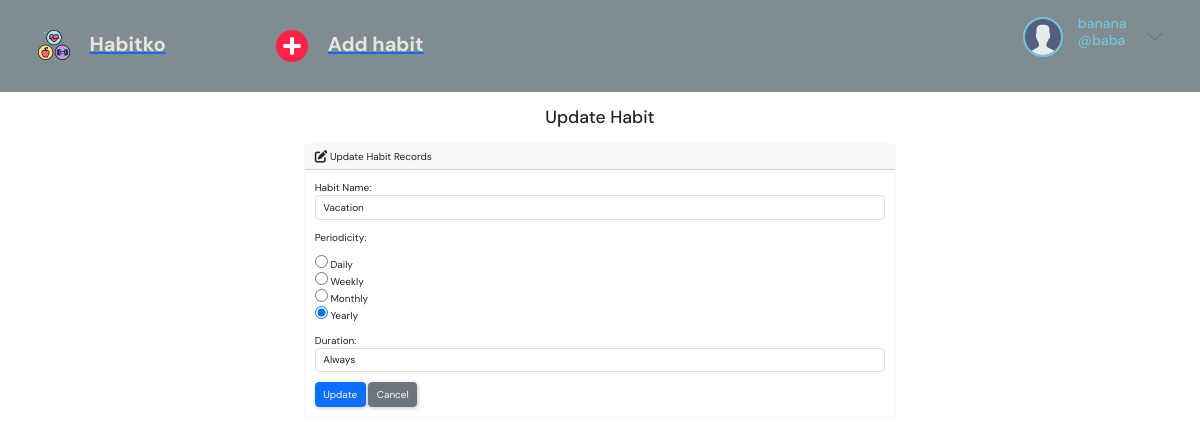
/edit/24 (signed in), run on the app's committed database.
### base/models.py (models this page shows, shortened)
class User(AbstractUser):
    name = models.CharField(max_length=200, null=True)
    email = models.EmailField(unique=True)
    avatar = models.ImageField(null=True, default="avatar.svg")

class Habit(models.Model):
    user = models.ForeignKey(User, on_delete=models.CASCADE, null=False)
    name = models.CharField(max_length=50)
    periodicity = models.CharField(
        max_length=10,
        choices=PERIODICITY_CHOICES,
        default='Daily',
    )
    duration = models.CharField(max_length=20)
    streak = models.IntegerField(default=0)
    streak_type = models.CharField(max_length=10, blank=True)
    created_date = models.DateTimeField(
        auto_now_add=True, auto_now=False, blank=True)
    last_completed_date = models.DateTimeField(
        auto_now_add=False, auto_now=False,  blank=True, null=True)
    class Meta:
        ordering = ['-last_completed_date', '-created_date']

### base/views.py (the view)
# urls.py: path('edit/<int:id>', views.edit, name='edit'),
@login_required(login_url='login')
def edit(request, id):
    if request.method == 'POST':
        habit = Habit.objects.get(pk=id)
        form = HabitForm(request.POST, instance=habit)
        if form.is_valid():
            form.save()
            return render(request, 'base/edit.html', {
                'form': form,
                'success': True
            })
    else:
        habit = Habit.objects.get(pk=id)
        form = HabitForm(instance=habit)
    return render(request, 'base/edit.html', {
        'form': form
    })

### base/forms.py
class HabitForm(forms.ModelForm):
    class Meta:
        model = Habit
        fields = ['name', 'periodicity', 'duration']
        labels = {
            'name': 'Habit Name',
            'periodicity': 'Periodicity',
            'duration': 'Duration'
        }
        widgets = {
            'name': forms.TextInput(attrs={'class': 'form-control'}),
            'periodicity': forms.RadioSelect(),
            'duration': forms.TextInput(attrs={'class': 'form-control'})
        }

### base/templates/base/edit.html (shortened to what this page needs)
{% extends "main.html" %}
{% block content %}
    <h3 class="text-center m-4">Update Habit</h3>
    {% if success %}
        <div class="alert alert-success" role="alert">
            The habit is updated successfully.
            <a href="{% url 'home' %}" class="alert-link">Go to Home Page.</a>
        </div>
    {% else %}
        <div class="row justify-content-center">
            <div class="col-6">
                <div class="card border-light mb-3">
                    <div class="card-header">
                         Update Habit Records
                    </div>
                    <div class="card-body">
                        <form action="" method="POST">
                            {{ form.as_p }}
                            <button type="submit" class="btn btn-primary">Update</button>
                            <a href="{% url 'home' %}" class="btn btn-secondary">Cancel</a>
                        </form>
                    </div>
                  </div>
            </div>
        </div>
    {% endif %}
{% endblock %}

### templates/navbar.html (shortened to what this page needs)
{% load static %}
<header class="header header--loggedIn">
    <div class="container">
      <a href="{% url 'home' %}" class="header__logo">
        <img src="{% static 'images/logo.png' %}" />
        <h1>Habitko</h1>
      </a>
      <div class="header">
        <a href="{% url 'add' %}" class="header__logo">
          <img src="{% static 'images/add.png' %}" />
          <h1>Add habit</h1>
        </a>
    </div>
      <nav class="header__menu">
        {% if request.user.is_authenticated %}
        <div class="header__user">
          <a href="{% url 'update-user' %}">
            <div class="avatar avatar--medium active">
             <img src="{{request.user.avatar.url}}" />
            </div>
            <p>
              <span>
                {{ request.user.name }}
              </span>
              <span>
                @{{ request.user.username }}
              </span>
            </p>
          </a>
          <button class="dropdown-button">
            <svg version="1.1" xmlns="http://www.w3.org/2000/svg" width="32" height="32" viewBox="0 0 32 32">
              <title>chevron-down</title>
              <path d="M16 21l-13-13h-3l16 16 16-16h-3l-13 13z"></path>
            </svg>
          </button>
        </div>
        {% else %}
        <a href="{% url 'login' %}">
        <img src="{% static 'images/avatar.svg' %}" />
          <p>Login</p>
        </a>
        {% endif %}
      </nav>
    </div>
  </header>

### static/styles/styles.css (style rules this page uses)
:root { --color-main: #71c6dd; --color-main-light: rgb(255, 255, 255); --color-dark: #818c90; --color-dark-medium: #15dbe9; --color-dark-light: #696d97; --color-light: #e5e5e5; --color-gray: #8b8b8b30; --color-light-gray: #c8af0c; --color-bg: #2d2d39; --color-success: #5dd693; --color-error: #fc4b0b; }
* { font-family: "DM Sans", -apple-system, BlinkMacSystemFont, "Segoe UI", Roboto, Oxygen, Ubuntu, Cantarell, "Open Sans", "Helvetica Neue", sans-serif; margin: 0; padding: 0; box-sizing: border-box; text-rendering: optimizeLegibility; font-size: inherit; }
html { font-size: 56.25%; }
@media only screen and (min-width: 1200px) { html { font-size: 62.5%; } }
body { line-height: 1.6; font-weight: 400; font-size: 1.5rem; color: var(--color-light-gray); background-color: var(--color-bg); min-height: 100vh; }
img { width: 100%; }
a { display: inline-block; color: var(--color-main); text-decoration: none; }
.container { max-width: 120rem; width: 90%; margin: auto; }
.btn { background-color: transparent; border: none; display: inline-flex; align-items: center; gap: 1rem; cursor: pointer; transition: all ease-in-out 0.3s; padding: 1rem 2rem; border-radius: 5px; box-shadow: 1px 1px 3px 1px rgba(0, 0, 0, 0.15); font-weight: 500; }
.avatar { position: relative; display: inline-block; border-radius: 50%; border: 2px solid var(--color-main); }
.avatar img { display: block; border-radius: 50%; object-fit: cover; object-position: center; }
.avatar::after { content: ""; display: block; position: absolute; background-color: var(--color-gray); z-index: 111; border-radius: 50%; border: 0.3rem solid var(--color-dark); }
.avatar.active::after { background-color: var(--color-success); }
.avatar.avatar--medium img { width: 3.6rem; height: 3.6rem; border-radius: 50%; }
.avatar.avatar--medium:after { width: 0.7rem; height: 0.7rem; bottom: 0px; right: -6px; }
.header { padding: 1.5rem; background-color: var(--color-dark); }
.header > .container { display: flex; gap: 9.5rem; }
.header__logo, .header__user { display: flex; gap: 2rem; align-items: center; }
.header__logo > img { height: 3.2rem; width: 3.2rem; }
.header__logo > h1 { font-weight: 700; font-size: 2rem; color: var(--color-light); }
.header__menu { margin-left: auto; position: relative; }
.header__menu a { display: flex; gap: 1.5rem; align-items: center; font-weight: 500; text-decoration: none; color: var(--color-gray); }
.header__menu img { height: 3.6rem; }
.header__menu p { line-height: 1.2; }
.header__menu span { color: var(--color-main); font-weight: 500; font-size: 1.4rem; display: block; }
.header__menu svg { width: 1.6rem; height: 1.6rem; fill: var(--color-dark-light); }
.dropdown-button { background: transparent; border: 0; outline: 0; cursor: pointer; }

### data on the page
User: user.avatar (placeholder picture), user.name "banana", user.username "baba"
Habit: name "Vacation", periodicity "☐ Daily ☐ Weekly ☐ Monthly ☑ Yearly", duration "Always"
